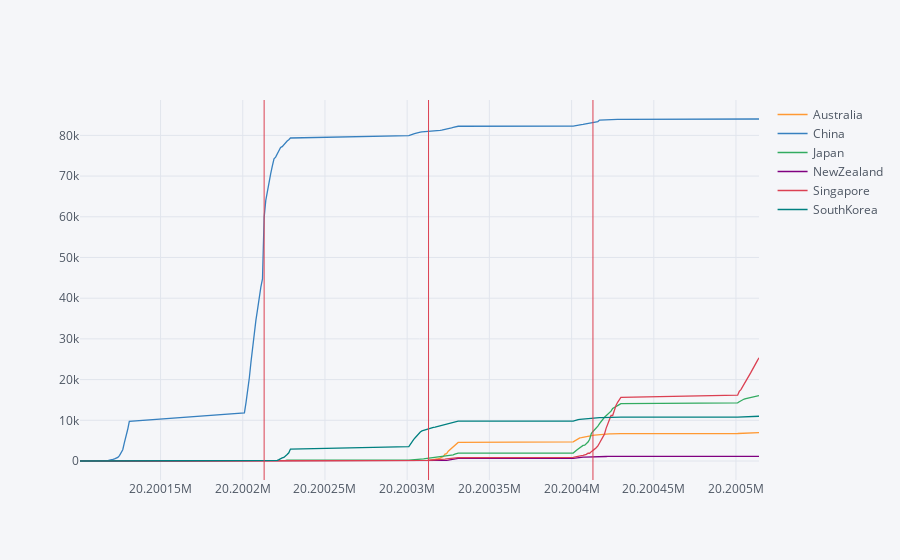

Notebook source saved alongside this figure:
### Code cell
###YOUR CODE HERE###
data.iplot(kind = 'scatter', x = 'Date', subplots = False, vline = [20200213, 20200313, 20200413])
# 수직선: 2/13, 3/13, 4/13
# fig = px.line(data, x = 'Date', y = data.columns.tolist())
# fig.show()

### Figure 1 — Plotly figure (JSON) as saved in the notebook; plotly's stock layout.template omitted (floating-point values rounded to 4 significant figures; data arrays with more than 128 entries replaced by an {"elided": "..."} marker saying what was removed)
{"data": [{"line": {"color": "rgba(255, 153, 51, 1.0)", "dash": "solid", "shape": "linear", "width": 1.3}, "mode": "lines", "name": "Australia", "text": "", "type": "scatter", "x": {"elided": "135 int values"}, "y": {"elided": "135 int values"}}, {"line": {"color": "rgba(55, 128, 191, 1.0)", "dash": "solid", "shape": "linear", "width": 1.3}, "mode": "lines", "name": "China", "text": "", "type": "scatter", "x": {"elided": "135 int values"}, "y": {"elided": "135 int values"}}, {"line": {"color": "rgba(50, 171, 96, 1.0)", "dash": "solid", "shape": "linear", "width": 1.3}, "mode": "lines", "name": "Japan", "text": "", "type": "scatter", "x": {"elided": "135 int values"}, "y": {"elided": "135 int values"}}, {"line": {"color": "rgba(128, 0, 128, 1.0)", "dash": "solid", "shape": "linear", "width": 1.3}, "mode": "lines", "name": "NewZealand", "text": "", "type": "scatter", "x": {"elided": "135 int values"}, "y": {"elided": "135 int values"}}, {"line": {"color": "rgba(219, 64, 82, 1.0)", "dash": "solid", "shape": "linear", "width": 1.3}, "mode": "lines", "name": "Singapore", "text": "", "type": "scatter", "x": {"elided": "135 int values"}, "y": {"elided": "135 int values"}}, {"line": {"color": "rgba(0, 128, 128, 1.0)", "dash": "solid", "shape": "linear", "width": 1.3}, "mode": "lines", "name": "SouthKorea", "text": "", "type": "scatter", "x": {"elided": "135 int values"}, "y": {"elided": "135 int values"}}], "layout": {"legend": {"bgcolor": "#F5F6F9", "font": {"color": "#4D5663"}}, "paper_bgcolor": "#F5F6F9", "plot_bgcolor": "#F5F6F9", "shapes": [{"line": {"color": "#db4052", "dash": "solid", "width": 1}, "type": "line", "x0": 20200213, "x1": 20200213, "xref": "x", "y0": 0, "y1": 1, "yref": "paper"}, {"line": {"color": "#db4052", "dash": "solid", "width": 1}, "type": "line", "x0": 20200313, "x1": 20200313, "xref": "x", "y0": 0, "y1": 1, "yref": "paper"}, {"line": {"color": "#db4052", "dash": "solid", "width": 1}, "type": "line", "x0": 20200413, "x1": 20200413, "xref": "x", "y0": 0, "y1": 1, "yref": "paper"}], "titlefont": {"color": "#4D5663"}, "xaxis": {"gridcolor": "#E1E5ED", "showgrid": true, "tickfont": {"color": "#4D5663"}, "title": "", "titlefont": {"color": "#4D5663"}, "zerolinecolor": "#E1E5ED"}, "yaxis": {"gridcolor": "#E1E5ED", "showgrid": true, "tickfont": {"color": "#4D5663"}, "title": "", "titlefont": {"color": "#4D5663"}, "zerolinecolor": "#E1E5ED"}}}
